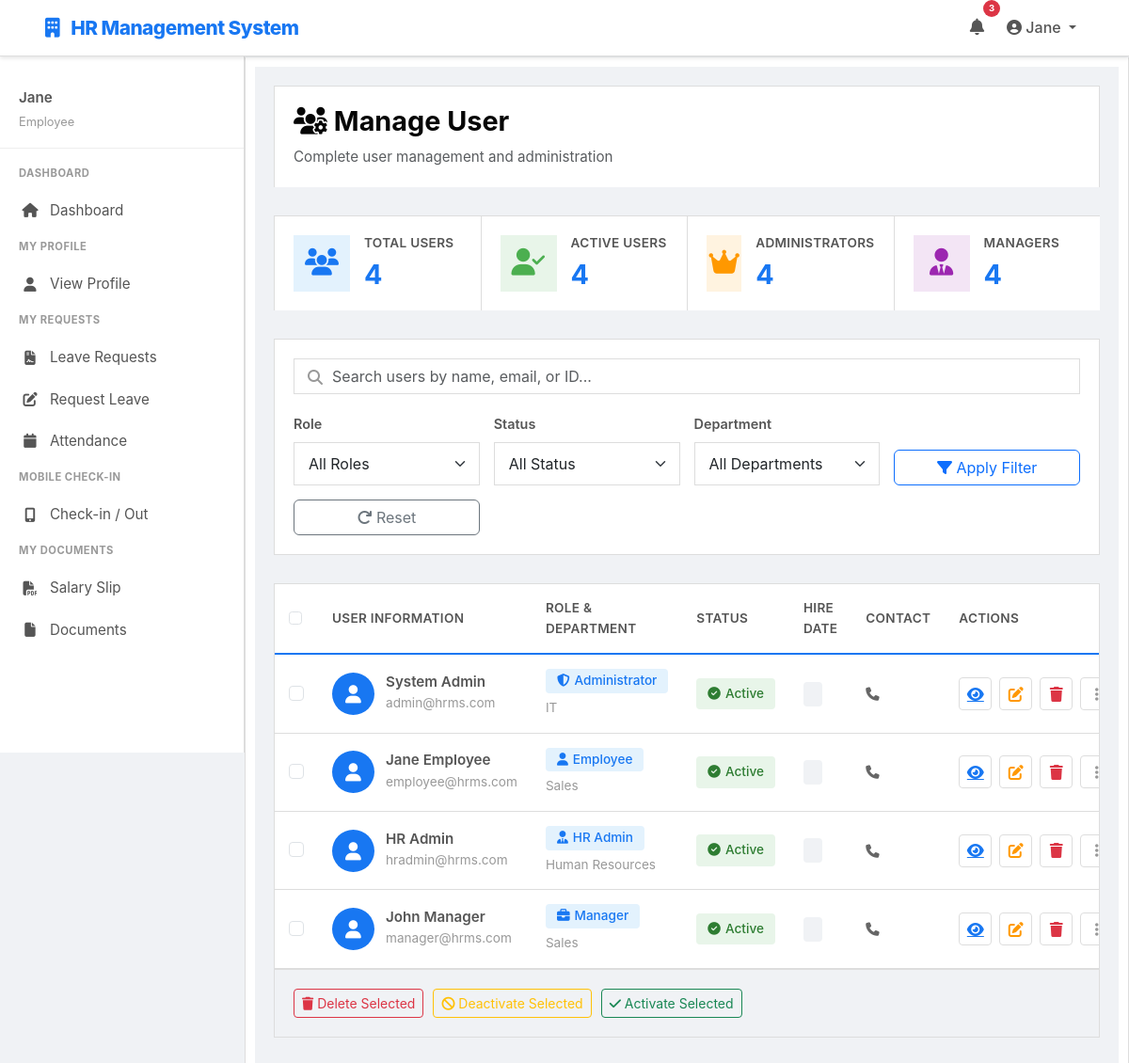
The app's page /employees/ (signed in) with its own data.
### employees/models.py (models this page shows, shortened)
class Employee(models.Model):
    user = models.OneToOneField(User, on_delete=models.CASCADE)
    role = models.CharField(max_length=20, choices=ROLE_CHOICES, default='employee')
    employee_id = models.CharField(max_length=50, unique=True)
    department = models.CharField(max_length=100, blank=True)
    position = models.CharField(max_length=100, blank=True)
    phone = models.CharField(max_length=20, blank=True)
    date_of_birth = models.DateField(null=True, blank=True)
    hire_date = models.DateField(null=True, blank=True)
    salary = models.DecimalField(max_digits=10, decimal_places=2, null=True, blank=True)
    is_active = models.BooleanField(default=True)
    created_at = models.DateTimeField(auto_now_add=True)
    updated_at = models.DateTimeField(auto_now=True)
    def get_role_label(self):
        role_map = {
            'admin': 'System Admin',
            'hradmin': 'HR Admin',
            'manager': 'Manager',
            'employee': 'Employee'
        }
        return role_map.get(self.role, self.role)
    class Meta:
        ordering = ['employee_id']

### employees/views.py (the view)
# urls.py: path('employees/', views.employee_list, name='employee_list'),
@never_cache
@login_required(login_url='home')
def employee_list(request):
    try:
        user_employee = Employee.objects.get(user=request.user)
        user_role = user_employee.role
    except Employee.DoesNotExist:
        return redirect('home')
    employees = Employee.objects.select_related('user').all()
    role_filter = request.GET.get('role')
    if role_filter and role_filter in ['admin', 'hradmin', 'manager', 'employee']:
        employees = employees.filter(role=role_filter)
    status_filter = request.GET.get('status')
    if status_filter == 'active':
        employees = employees.filter(is_active=True)
    elif status_filter == 'inactive':
        employees = employees.filter(is_active=False)
    department_filter = request.GET.get('department')
    if department_filter:
        employees = employees.filter(department=department_filter)
    departments = Employee.objects.values_list('department', flat=True).distinct()
    context = {
        'employees': employees,
        'departments': departments,
        'user_role': user_role,
        'can_manage': user_role in ['admin', 'hradmin'],
        'current_role_filter': role_filter,
        'current_status_filter': status_filter,
        'current_department_filter': department_filter,
    }
    return render(request, 'employees/employee_list.html', context)

### templates/employees/employee_list.html (shortened to what this page needs)
{% extends "base.html" %}
{% load static %}
{% block content %}
<div class="manage-user-container">
    <div class="user-header">
        <div class="header-content">
            <div>
                <h1><i class="fas fa-users-cog"></i> Manage User</h1>
                <p class="text-muted">Complete user management and administration</p>
            </div>
        </div>
    </div>
    <div class="stats-bar">
        <div class="stat-card">
            <div class="stat-icon" style="background: #e3f2fd; color: #1877f2;">
                <i class="fas fa-users"></i>
            </div>
            <div class="stat-content">
                <h6>Total Users</h6>
                <h3>{{ employees.count }}</h3>
            </div>
        </div>
        <div class="stat-card">
            <div class="stat-icon" style="background: #e8f5e9; color: #4caf50;">
                <i class="fas fa-user-check"></i>
            </div>
            <div class="stat-content">
                <h6>Active Users</h6>
                <h3>{{ employees|dictsort:"is_active"|length }}</h3>
            </div>
        </div>
        <div class="stat-card">
            <div class="stat-icon" style="background: #fff3e0; color: #ff9800;">
                <i class="fas fa-crown"></i>
            </div>
            <div class="stat-content">
                <h6>Administrators</h6>
                <h3>{{ employees|length }}</h3>
            </div>
        </div>
        <div class="stat-card">
            <div class="stat-icon" style="background: #f3e5f5; color: #9c27b0;">
                <i class="fas fa-user-tie"></i>
            </div>
            <div class="stat-content">
                <h6>Managers</h6>
                <h3>{{ employees|length }}</h3>
            </div>
        </div>
    </div>
    <div class="filters-section">
        <form method="get" class="filters-form">
            <div class="search-box">
                <i class="fas fa-search"></i>
                <input type="text" class="form-control" placeholder="Search users by name, email, or ID..." name="search">
            </div>
            <div class="filters-group">
                <div class="filter-item">
                    <label for="roleFilter" class="filter-label">Role</label>
                    <select name="role" id="roleFilter" class="form-select">
                        <option value="">All Roles</option>
                    </select>
                </div>
                <div class="filter-item">
                    <label for="statusFilter" class="filter-label">Status</label>
                    <select name="status" id="statusFilter" class="form-select">
                        <option value="">All Status</option>
                    </select>
                </div>
                <div class="filter-item">
                    <label for="deptFilter" class="filter-label">Department</label>
                    <select name="department" id="deptFilter" class="form-select">
                        <option value="">All Departments</option>
                    </select>
                </div>
                <button type="submit" class="btn btn-outline-primary">
                    <i class="fas fa-filter"></i> Apply Filter
                </button>
                <a href="{% url 'employee_list' %}" class="btn btn-outline-secondary">
                    <i class="fas fa-redo"></i> Reset
                </a>
            </div>
        </form>
    </div>
    <div class="users-list-container">
        {% if employees %}
        <div class="table-responsive">
            <table class="users-table">
                <thead>
                    <tr>
                        <th>
                            <input type="checkbox" class="form-check-input">
                        </th>
                        <th>User Information</th>
                        <th>Role & Department</th>
                        <th>Status</th>
                        <th>Hire Date</th>
                        <th>Contact</th>
                        <th>Actions</th>
                    </tr>
                </thead>
                <tbody>
                    {% for employee in employees %}
                    <tr class="user-row">
                        <td>
                            <input type="checkbox" class="form-check-input">
                        </td>
                        <td>
                            <div class="user-info">
                                <div class="user-avatar">
                                    <i class="fas fa-user"></i>
                                </div>
                                <div class="user-details">
                                    <h6 class="user-name">{{ employee.user.first_name }} {{ employee.user.last_name }}</h6>
                                    <p class="user-email">{{ employee.user.email }}</p>
                                </div>
                            </div>
                        </td>
                        <td>
                            <div class="role-dept">
                                <span class="badge badge-role">
                                    {% if employee.role == 'admin' %}
                                        <i class="fas fa-shield-alt"></i> Administrator
                                    {% elif employee.role == 'hradmin' %}
                                        <i class="fas fa-user-tie"></i> HR Admin
                                    {% elif employee.role == 'manager' %}
                                        <i class="fas fa-briefcase"></i> Manager
                                    {% else %}
                                        <i class="fas fa-user"></i> Employee
                                    {% endif %}
                                </span>
                                <p class="dept-name">{{ employee.department }}</p>
                            </div>
                        </td>
                        <td>
                            <div class="status-indicator">
                                {% if employee.is_active %}
                                    <span class="status-badge active">
                                        <i class="fas fa-check-circle"></i> Active
                                    </span>
                                {% else %}
                                    <span class="status-badge inactive">
                                        <i class="fas fa-times-circle"></i> Inactive
                                    </span>
                                {% endif %}
                            </div>
                        </td>
                        <td>
                            <span class="date-badge">{{ employee.hire_date|date:"M d, Y" }}</span>
                        </td>
                        <td>
                            <div class="contact-info">
                                <p><i class="fas fa-phone"></i> {{ employee.phone }}</p>
                            </div>
                        </td>
                        <td>
                            <div class="action-buttons">
                                <a href="{% url 'employee_detail' employee.id %}" class="btn-action btn-view" title="View">
                                    <i class="fas fa-eye"></i>
                                </a>
                                <button class="btn-action btn-edit" title="Edit" data-bs-toggle="modal" data-bs-target="#editUserModal">
                                    <i class="fas fa-edit"></i>
                                </button>
                                <button class="btn-action btn-delete" title="Delete" onclick="deleteUser({{ employee.id }})">
                                    <i class="fas fa-trash"></i>
                                </button>
                                <div class="btn-dropdown">
                                    <button class="btn-action btn-more" type="button" data-bs-toggle="dropdown">
                                        <i class="fas fa-ellipsis-v"></i>
                                    </button>
                                </div>
                            </div>
                        </td>
                    </tr>
                    {% endfor %}
                </tbody>
            </table>
        </div>
        <div class="bulk-actions">
            <button class="btn btn-sm btn-outline-danger">
                <i class="fas fa-trash"></i> Delete Selected
            </button>
            <button class="btn btn-sm btn-outline-warning">
                <i class="fas fa-ban"></i> Deactivate Selected
            </button>
            <button class="btn btn-sm btn-outline-success">
                <i class="fas fa-check"></i> Activate Selected
            </button>
        </div>
        {% endif %}
    </div>
</div>
{% endblock %}

### templates/base.html (shortened to what this page needs)
{% load static %}
<!DOCTYPE html>
<html lang="en">
<head>
    <link href="https://cdn.jsdelivr.net/npm/bootstrap@5.3.0/dist/css/bootstrap.min.css" rel="stylesheet">
    <link rel="stylesheet" href="https://cdnjs.cloudflare.com/ajax/libs/font-awesome/6.4.0/css/all.min.css">
</head>
<body>
    <nav class="navbar navbar-expand-lg navbar-light">
        <div class="container-fluid px-5">
            <a class="navbar-brand" href="/">
                <i class="fas fa-building"></i> HR Management System
            </a>
            <div class="collapse navbar-collapse" id="navbarNav">
                <ul class="navbar-nav ms-auto">
                    {% if user.is_authenticated %}
                    <li class="nav-item">
                        <a class="nav-link position-relative" href="#" role="button" data-bs-toggle="dropdown">
                            <i class="fas fa-bell"></i>
                            <span class="position-absolute top-0 start-100 translate-middle badge rounded-pill bg-danger" style="font-size: 0.6rem;">
                                3
                            </span>
                        </a>
                    </li>
                    <li class="nav-item dropdown">
                        <a class="nav-link dropdown-toggle" href="#" id="profileDropdown" role="button" data-bs-toggle="dropdown" aria-expanded="false">
                            <i class="fas fa-user-circle"></i> {{ user.first_name|default:user.username }}
                        </a>
                    </li>
                    {% endif %}
                </ul>
            </div>
        </div>
    </nav>
    {% include 'sidebar.html' %}
    <div class="main-content" style="margin-top: 61px;">
        <div class="container-fluid p-0">
            <div class="container-main">
                {% block content %}{% endblock %}
            </div>
        </div>
    </div>
</body>
</html>

### templates/sidebar.html (shortened to what this page needs)
{% if user.is_authenticated %}
<div class="sidebar">
    <div class="sidebar-header">
        <h6>{{ user.first_name|default:user.username }}</h6>
        <small>{{ user.employee.get_role_label }}</small>
    </div>
    {% if user.employee.role == 'admin' %}
    <ul class="sidebar-menu">
        <div class="sidebar-section-title">Dashboard</div>
        <li><a href="{% url 'dashboard' %}"><i class="fas fa-home"></i> Dashboard</a></li>
    </ul>
    <ul class="sidebar-menu">
        <div class="sidebar-section-title">System Management</div>
        <li><a href="{% url 'employee_list' %}"><i class="fas fa-user-cog"></i> Manage User</a></li>
    </ul>
    <ul class="sidebar-menu">
        <div class="sidebar-section-title">Reports & Analytics</div>
        <li><a href="#"><i class="fas fa-chart-bar"></i> System Reports</a></li>
        <li><a href="#"><i class="fas fa-chart-pie"></i> Statistics</a></li>
    </ul>
    {% elif user.employee.role == 'employee' %}
    <ul class="sidebar-menu">
        <div class="sidebar-section-title">Dashboard</div>
        <li><a href="{% url 'dashboard' %}"><i class="fas fa-home"></i> Dashboard</a></li>
    </ul>
    <ul class="sidebar-menu">
        <div class="sidebar-section-title">My Profile</div>
        <li><a href="{% url 'employee_profile' %}"><i class="fas fa-user"></i> View Profile</a></li>
    </ul>
    <ul class="sidebar-menu">
        <div class="sidebar-section-title">My Requests</div>
        <li><a href="{% url 'employee_leave_requests' %}"><i class="fas fa-file-contract"></i> Leave Requests</a></li>
        <li><a href="{% url 'employee_request_leave' %}"><i class="fas fa-edit"></i> Request Leave</a></li>
        <li><a href="{% url 'employee_attendance' %}"><i class="fas fa-calendar"></i> Attendance</a></li>
    </ul>
    <ul class="sidebar-menu">
        <div class="sidebar-section-title">Mobile Check-in</div>
        <li><a href="/mobile/check-in/"><i class="fas fa-mobile-alt"></i> Check-in / Out</a></li>
    </ul>
    <ul class="sidebar-menu">
        <div class="sidebar-section-title">My Documents</div>
        <li><a href="{% url 'employee_salary_slips' %}"><i class="fas fa-file-pdf"></i> Salary Slip</a></li>
        <li><a href="{% url 'employee_documents' %}"><i class="fas fa-file"></i> Documents</a></li>
    </ul>
    {% endif %}
</div>
{% endif %}

### records on screen
Employee: user.first_name "System", user.last_name "Admin", user.email "admin@hrms.com", role "admin" (drawn), department "IT", is_active True (drawn)
Employee: user.first_name "Jane", user.last_name "Employee", user.email "employee@hrms.com", department "Sales", is_active True (drawn)
Employee: user.first_name "HR", user.last_name "Admin", user.email "hradmin@hrms.com", role "hradmin" (drawn), department "Human Resources", is_active True (drawn)
Employee: user.first_name "John", user.last_name "Manager", user.email "manager@hrms.com", role "manager" (drawn), department "Sales", is_active True (drawn)

### other values on screen
{{ user.first_name|default:user.username }} "Jane"
{{ user.employee.get_role_label }} "Employee"
{{ employees.count }} "4"
{{ employees|dictsort:"is_active"|length }} "4"
{{ employees|length }} "4"
